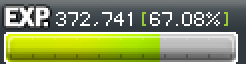
#> input picture maple_exp_tracker/tests/samples/exp_bar.png, 123 x 32 px (shown 2 times larger)
$ python -i screen_reader.py   (imports and definitions only)
#> lines starting #> are read from the running program, lines starting #| are printed output that depends on the picture; after the words box and inside, x2 and y2 are one past the last pixel; in counts of white or black regions, pixels touching at a corner belong together
#> further down, picture is the input picture: shape (32, 123, 3); mean B, G, R 96.1, 145.9, 135
"""Reads the MapleStory screen: the EXP bar and the mesos in the inventory.

It only looks at pictures handed to it (BGR arrays from a screenshot) and never touches the game,
the network or any other program. There is no Windows code in here, so it can be tested with
saved screenshots.

How the EXP bar is read
-----------------------
The status bar shows  EXP. 372,741 [67.08%]  in white digits with green brackets. Instead of
general-purpose OCR (which struggles with this tiny pixel font) the reader:
  1. finds the green brackets and the white digits next to them, at any window size;
  2. cuts out each digit and rescales it to a standard height;
  3. compares it, pixel by pixel, with saved examples of every digit of the game's own font.
A reading only counts when the number and the % agree with each other and with the EXP the level
needs (see exp_tracker.fits_exp_table), so a misread is thrown away instead of being believed.

The approach (and the saved digit examples in assets/digits.npz, mesos_digits.npz) come from the
MIT-licensed Maple-Classic-Exp-Overlay by beanguri: see NOTICE.txt. This file is a fresh
implementation of the idea.
"""

from collections import namedtuple
from pathlib import Path

import cv2
import numpy as np

from exp_tracker import fits_exp_table, levels_for

# [1 line not run here, left out]

CANON = 24                 # digits are compared at this height (px)
PH, PW = 28, 19            # size of one digit patch at that height
SHIFT = 3                  # px of wiggle room when lining a digit up with an example
MIN_SCORE = 0.75           # correlation the best digit needs (true matches score ~0.9+)
MIN_LEAD = 0.03            # ... and how far ahead of the runner-up it must be
SEARCH_STRIP = 0.22        # bottom part of the game window searched for the EXP text

Blob = namedtuple("Blob", "i x y w h")
# gh: digit height, cy: line centre, exp / pct: digit cells (x centre, width, "digit"|"wide"),
# box: (x0, y0, x1, y1) around the whole "EXP. 372,741 [67.08%]" text, V: brightness image
Layout = namedtuple("Layout", "gh cy exp pct box V")
ExpRead = namedtuple("ExpRead", "status exp pct levels layout")     # status: ok | no_bar | unclear


# --------------------------------------------------------------------------- shapes
def _blobs(mask):
    n, labels, stats, _ = cv2.connectedComponentsWithStats(mask.astype(np.uint8), connectivity=8)
    return labels, [Blob(i, *map(int, stats[i][:4])) for i in range(1, n)]


# [5 lines left out: function _left_heavy, not called in this run]


def _cells(blobs, gh):
    """Digit positions. A blob as wide as several digits (digits that touch) is split evenly,
    and a blob wider than tall is the '%' sign."""
    pitch = 0.84 * gh
    out = []
    for b in blobs:
        if 0.95 * b.h < b.w < 1.25 * gh:
            out.append((b.x + b.w / 2, b.w, "wide"))
            continue
        n = max(1, int(round((b.w + 0.1 * gh) / pitch)))
        out.extend((b.x + (k + 0.5) * b.w / n, b.w / n, "digit") for k in range(n))
    return out


def find_exp(bgr):
    """Locate the EXP text in a screenshot. Returns a Layout or None."""
    hue, sat, val = cv2.split(cv2.cvtColor(bgr, cv2.COLOR_BGR2HSV))
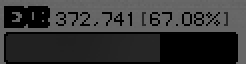
#> hue: shape (32, 123) (shown 2 times larger); min 0, max 108, mean 53
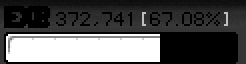
#> sat: shape (32, 123) (shown 2 times larger); min 0, max 255, mean 85
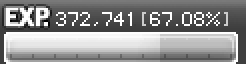
#> val: shape (32, 123) (shown 2 times larger); min 0, max 255, mean 147.9
    green = (sat >= 90) & (val >= 110) & (hue >= 26) & (hue <= 50)       # the brackets
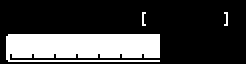
#> green: shape (32, 123) bool (shown 2 times larger); 25.5% white; 3 white regions (2 under 20 px), largest, box (x1, y1, x2, y2) and area: (3, 17, 80, 31) 987
    white = (sat < 70) & (val >= 140)                                    # the digits
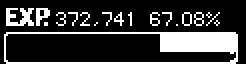
#> white: shape (32, 123) bool (shown 2 times larger); 22.3% white; 19 white regions (16 under 20 px), largest, box (x1, y1, x2, y2) and area: (2, 16, 119, 32) 608, (3, 4, 17, 13) 80, (18, 4, 25, 13) 36
    glabels, gblobs = _blobs(green)
#> in _blobs, `n, labels, stats, _ = cv2.connectedComponentsWithStats(mask.astype(np...`:
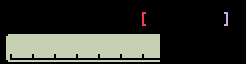
#> labels: shape (32, 123) int32 (shown 2 times larger); 4 distinct labels, from 0 to 3; one colour per label, 0 black
#> in _blobs, `n, labels, stats, _ = cv2.connectedComponentsWithStats(mask.astype(np...`: n = 4; stats = [[0, 0, 123, 32, 2931], [71, 6, 2, 7, 9], [112, 6, 2, 7, 9], [3, 17, 77, 14, 987]]
#> gblobs = [(1, 71, 6, 2, 7), (2, 112, 6, 2, 7), (3, 3, 17, 77, 14)]
    _, wblobs = _blobs(white)
#> in _blobs (call 2), `n, labels, stats, _ = cv2.connectedComponentsWithStats(mask.astype(np...`:
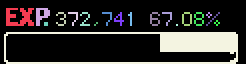
#> labels: shape (32, 123) int32 (shown 2 times larger); 20 distinct labels, from 0 to 19; one colour per label, 0 black
#> in _blobs (call 2), `n, labels, stats, _ = cv2.connectedComponentsWithStats(mask.astype(np...`: n = 20; stats = 20 rows, first 6: [0, 0, 123, 32, 3057], [3, 4, 14, 9, 80], [18, 4, 7, 9, 36], [28, 6, 5, 7, 14], [34, 6, 5, 7, 11], [40, 6, 5, 7, 14]
#> wblobs = 19 items, first 6: (1, 3, 4, 14, 9), (2, 18, 4, 7, 9), (3, 28, 6, 5, 7), (4, 34, 6, 5, 7), (5, 40, 6, 5, 7), (6, 51, 6, 5, 7)
    brackets = sorted((b for b in gblobs if b.h >= 5 and b.w <= 0.6 * b.h), key=lambda b: b.x)
#> brackets = [(1, 71, 6, 2, 7), (2, 112, 6, 2, 7)]
    V = val.astype(np.float32)
    found = []
    for o in brackets:
        bh, cy = o.h, o.y + o.h / 2
        on_line = lambda b: abs(b.y + b.h / 2 - cy) <= 0.3 * bh
        if o.w >= 6 and not _left_heavy(glabels, o):
            continue                                       # clearly a ']'
        right = [c for c in brackets if c.x > o.x + o.w and c.x - o.x <= 9 * bh
                 and on_line(c) and abs(c.h - bh) <= 0.25 * bh]
        if not right:
            continue
        c = right[0]
        if c.w >= 6 and _left_heavy(glabels, c):
            continue                                       # clearly another '['
        line = [b for b in wblobs if on_line(b) and b.h >= 0.6 * bh]
        inside = sorted((b for b in line if b.x >= o.x + o.w and b.x + b.w <= c.x), key=lambda b: b.x)
        if len(inside) < 2 or any(b.h > 1.25 * bh for b in inside):
            continue
        # The EXP number ends right before '['. Walk left until a gap or the taller "EXP." label.
        dh = float(np.median([b.h for b in inside]))
        run, edge = [], o.x
        for b in sorted((b for b in line if b.x + b.w <= o.x), key=lambda b: -b.x):
            if edge - (b.x + b.w) > 2.0 * bh or b.h > 1.25 * bh or b.h > 1.15 * dh:
                break
            run.append(b)
            edge = b.x
        if not run:
            continue                                       # e.g. the HP/MP numbers: a label sits before '['
        run.reverse()
        heights = [b.h for b in run + inside if b.w <= 0.85 * b.h]
        gh = float(np.median(heights)) if heights else float(bh)
        found.append(Layout(gh, cy, _cells(run, gh), _cells(inside, gh),
                            (run[0].x, int(cy - bh), c.x + c.w, int(cy + bh)), V))
#> this loop made 2 passes
#> (o, bh, cy, c, dh, heights, gh) on pass 1: ((1, 71, 6, 2, 7), 7, 9.5, (2, 112, 6, 2, 7), 7, [7, 7, 7, 7, 7, 7, 7, 7, 7, 7], 7)
#> (o, bh, cy) on pass 2: ((2, 112, 6, 2, 7), 7, 9.5)
#> after the loop, found = 1 item
    if not found:
        return None
    # The status bar is the lowest line found; EXP is the right-most value on it.
    low = max(f.cy for f in found)
#> low = 9.5
    return max((f for f in found if f.cy >= low - 0.5 * f.gh), key=lambda f: f.box[0])


# [8 lines left out: function digit_patch, not called in this run]


def _unit_rows(a):
    a = a - a.mean(axis=1, keepdims=True)
    return a / np.maximum(np.linalg.norm(a, axis=1, keepdims=True), 1e-6)


class DigitTemplates:
    """Saved examples of each digit; scores a patch against all of them at once."""

    # [36 lines left out: functions __init__, load, scores, match, not called in this run]


def _pct_cells(lay):
    """The digits inside the brackets: drops the '%' sign right before the ']'."""
    return [c for c in lay.pct if lay.box[2] - c[0] > 1.5 * lay.gh]


# [147 lines left out: functions _read_digits, read_layout, read_exp_bar, find_mesos_field, mesos_layout, read_mesos and 1 more, not called in this run]

>>> import cv2
>>> picture = cv2.imread('tests/samples/exp_bar.png')
>>> result = find_exp(picture)
#> result = 6 items
